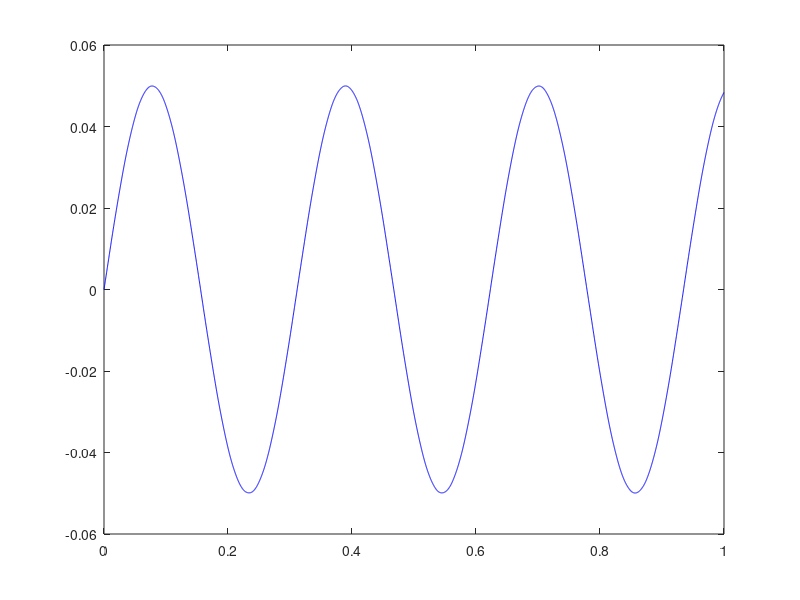
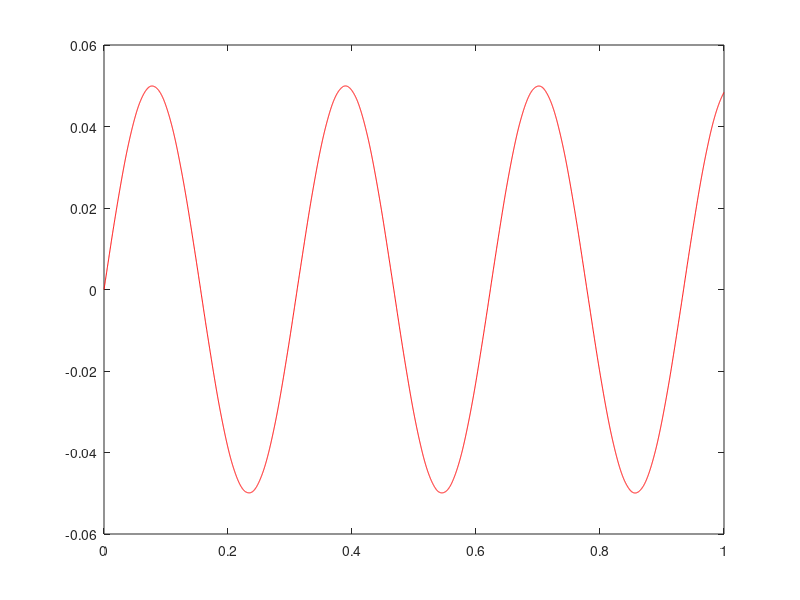
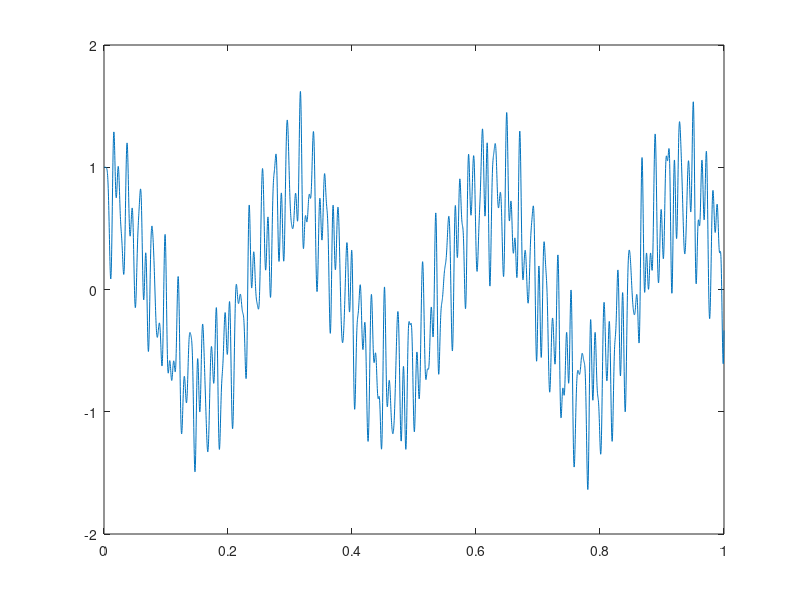
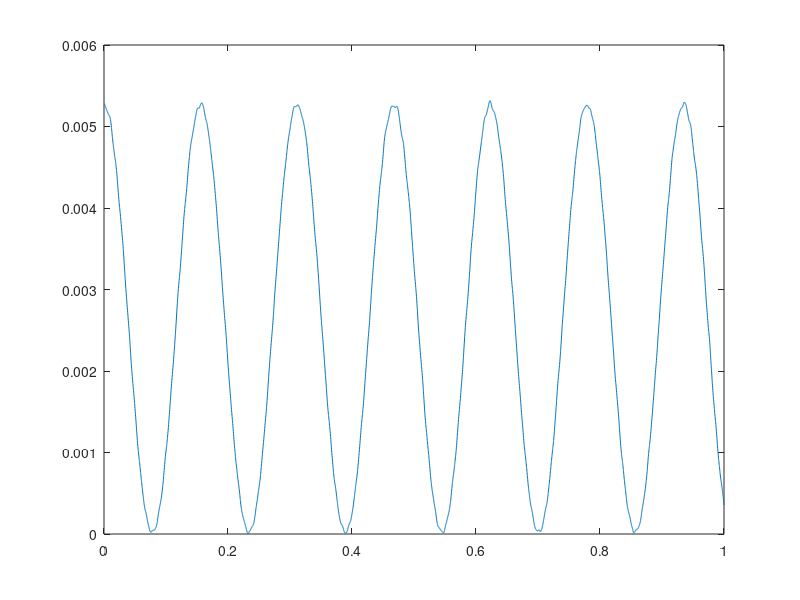

The MATLAB script that drew these images, in order:
function t5
  EA=21*10^4;
  L=5*10^4;
  pA=8*10^(-9);
  px=0;
  ML=1.02*10^(-2);
  dt=0.0002;
  dx=L/5;
  x=0:dx:L;
  my=DifC(L,EA,ML,px,pA);
  [vt,vy1]=runge(L,EA,ML,px,pA);
  #size(vy1)para ver la cantidad de filas y columnas
  MA=zeros(6,5001);
  MA(2:6,:)=vy1;
  A=my-vy1;
  
  for i=1:length(MA(1,:))
  MADX(:,i)=derivadaprimera(MA(:,i),dx);
endfor
for i=1:6
  MADT(i,:)=derivadaprimera(MA(i,:),dt);
endfor


MIT=pA.*(MADT.^2);
for i=1:length(MA)
  IDT(i)=TC(MIT(:,i),dx);
endfor

MIX=EA.*(MADX.^2);
for i=1:length(MA)
  IDX(i)=TC(MIX(:,i),dx);
endfor
X=0.5*IDX;
C=0.5*IDT+0.5*ML*(MADT(6,:).^2);

SX=sum(X);
SC=sum(C);


#Punto 1
plot(vt,my(5,:),"b");
figure;
plot(vt,vy1(5,:),"r");
figure;

#Punto 2
plot(vt,MADT(5,:));
figure;

#Punto 3
plot(vt,C);
figure;

#Punto 4
plot(vt,X);
figure;

#Punto 5
plot(vt,(C+X));
figure;

#Punto 6
plot(vt,A(5,:),"g");
  
disp("Suma de Energia Cinetica: ");disp(SC);
disp("Suma de Energia de Deformacion: ");disp(SX);
endfunction
#Diferencia Central
function my=DifC(L,EA,ML,px,pA)
  tA=0;
  dt=0.0002;
  tf=1;
  dx=L/5;
  M=zeros(5,5);
  for i=1:4
    M(i,i)=pA;
  endfor
  M(5,5)=ML;
  K=(EA/(dx^2))*[2,-1,0,0,0;-1,2,-1,0,0;0,-1,2,-1,0;0,0,-1,2,-1;0,0,dx/2,-2*dx,(3*dx)/2];
  Ua=zeros(5,1);
  dUa=ones(5,1);
  
  
  Uv=Ua-dt*dUa+0.5*(dt^2)*inv(M)*(-K*Ua);#Calculo de y viejo inicial (serie de Taylor)
  it=0;
  
  for i=tA:dt:tf
    it=it+1;
    Un=(dt^2)*inv(M)*(-K*Ua)-Uv+2*Ua;#Ecuacion de Recurrencia (se calcula)
    vx(it)=i;
    my(:,it)=Ua;
    Uv=Ua;
    Ua=Un;
  endfor
endfunction
#Runge Kutta
function [vt,vy1]=runge(L,EA,ML,px,pA)
  t0=0;
  dt=0.0002;
  tf=1;
  dx=L/5;
  y1=zeros(5,1);
  y2=ones(5,1);
  M=zeros(5,5);
  for i=1:4
    M(i,i)=pA;
  endfor
  M(5,5)=ML;
  K=(EA/(dx^2))*[2,-1,0,0,0;-1,2,-1,0,0;0,-1,2,-1,0;0,0,-1,2,-1;0,0,dx/2,-2*dx,(3*dx)/2];
  
  w=0.5;
  it=0;
  
  for i=t0:dt:tf
    it=it+1;
    dy1=y2;
    dy2=inv(M)*(-K*y1);
    k1=dt*dy1;
    k2=dt*dy2;
    
    tg=i+(dt/(2*w));
    y1g=y1+(k1/(2*w));
    y2g=y2+(k2/(2*w));
    dy1g=y2g;
    dy2g=inv(M)*(-K*y1g);
    k1g=dt*dy1g;
    k2g=dt*dy2g;
    
    vt(it)=i;
    vy1(:,it)=y1;
    
    y1=y1+(1-w)*k1+w*k1g;
    y2=y2+(1-w)*k2+w*k2g;
  endfor
endfunction
#Derivada Primera en funcion de t
function VD=derivadaprimera(vy,paso)
  m=length(vy);
  VD(1)=(-3/(2*paso))*vy(1)+(2/(paso))*vy(2)+(-1/(2*paso))*vy(3);
  for i=2:m-1
    VD(i)=(vy(i+1)-vy(i-1))/(2*paso);
  endfor
  VD(m)=(3/(2*paso))*vy(m)+(-2/(paso))*vy(m-1)+(1/(2*paso))*vy(m-2);
endfunction
#Metodo Trapecio
function I=TC(vy,paso)
  m=length(vy);
  w=ones(m,1);
  w(1)=0.5;
  w(m)=0.5;
  w=paso*w;
  I=0;
  for i=1:m
    I=I+w(i)*vy(i);
  endfor
endfunction